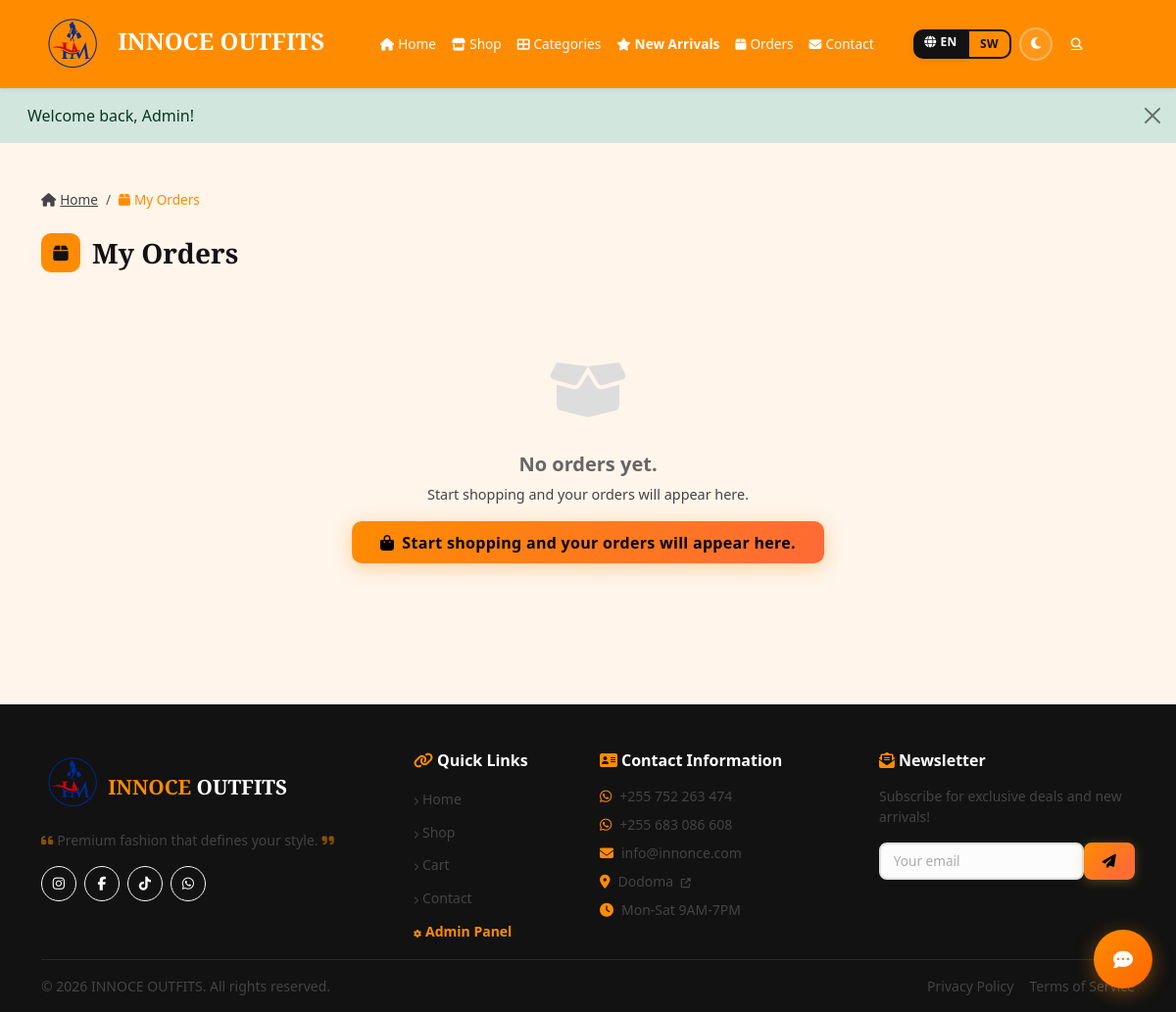
/account/orders.php (signed in), run on an earlier commit of the app's database.
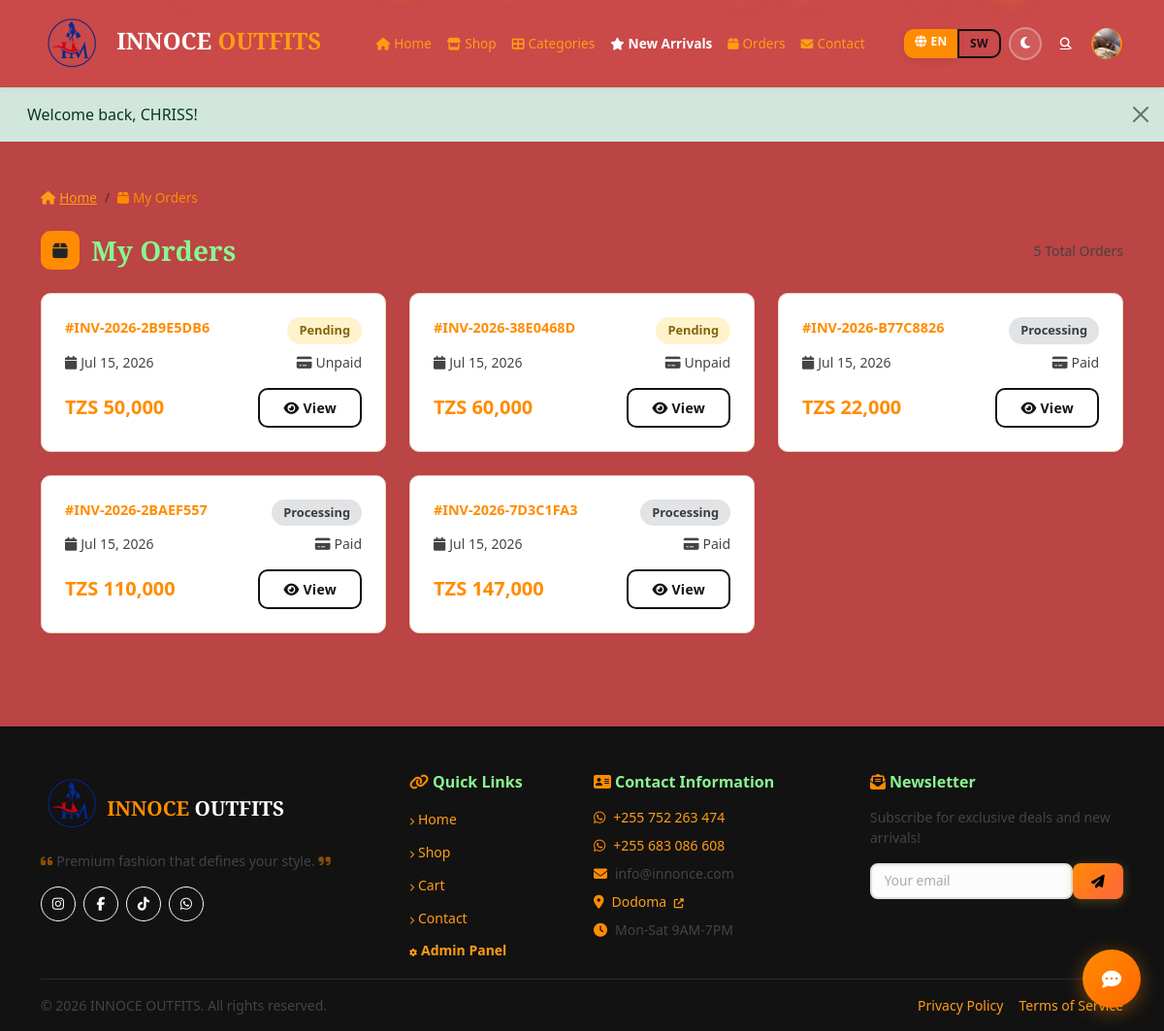
And on a later commit of the database.
### tables this page shows
CREATE TABLE `orders` (
  `id` int(11) NOT NULL AUTO_INCREMENT,
  `user_id` int(11) NOT NULL,
  `customer_name` varchar(255) DEFAULT NULL,
  `customer_phone` varchar(50) DEFAULT NULL,
  `order_number` varchar(50) NOT NULL,
  `status` enum('pending','confirmed','processing','packed','shipped','delivered','cancelled') DEFAULT 'pending',
  `subtotal` decimal(12,2) NOT NULL,
  `tax` decimal(12,2) DEFAULT 0.00,
  `shipping` decimal(12,2) DEFAULT 0.00,
  `delivery_method` enum('delivery','pickup') NOT NULL DEFAULT 'delivery',
  `worker_id` int(11) DEFAULT NULL,
  `discount` decimal(12,2) DEFAULT 0.00,
  `volume_discount` decimal(12,2) DEFAULT 0.00,
  `total` decimal(12,2) NOT NULL,
  `payment_method` varchar(50) DEFAULT NULL,
  `payment_status` enum('unpaid','paid','failed','refunded') DEFAULT 'unpaid',
  `currency` varchar(3) DEFAULT 'TZS',
  `shipping_address` longtext DEFAULT NULL CHECK (json_valid(`shipping_address`)),
  `latitude` decimal(10,8) DEFAULT NULL,
  `longitude` decimal(11,8) DEFAULT NULL,
  `billing_address` longtext DEFAULT NULL CHECK (json_valid(`billing_address`)),
  `notes` text DEFAULT NULL,
  `coupon_code` varchar(50) DEFAULT NULL,
  `coupon_discount` decimal(12,2) DEFAULT 0.00,
  `created_at` timestamp NOT NULL DEFAULT current_timestamp(),
  `updated_at` timestamp NOT NULL DEFAULT current_timestamp() ON UPDATE current_timestamp(),
  PRIMARY KEY (`id`),
  UNIQUE KEY `order_number` (`order_number`),
  KEY `user_id` (`user_id`),
  KEY `idx_worker` (`worker_id`),
  CONSTRAINT `orders_ibfk_1` FOREIGN KEY (`user_id`) REFERENCES `users` (`id`) ON DELETE CASCADE
);

### includes/functions.php (called while the page is built, shortened)
<?php
function isLoggedIn(): bool {
    return isset($_SESSION['user_id']);
}
function isAdmin(): bool {
    return isset($_SESSION['user_role']) && $_SESSION['user_role'] === 'admin';
}
function escape(?string $value): string {
    return htmlspecialchars($value ?? '', ENT_QUOTES, 'UTF-8');
}
function formatMoney(float $amount): string {
    return CURRENCY . ' ' . number_format($amount);
}
function currentLang(): string {
    return $_SESSION['lang'] ?? 'en';
}
function __(string $key): string {
    global $lang;
    $locale = currentLang();
    return $lang[$locale][$key] ?? $lang['en'][$key] ?? $key;
}

### account/orders.php (the view, shortened to what this page needs)
<?php
require_once __DIR__ . '/../config.php';
$userId = $_SESSION['user_id'];
    require_once __DIR__ . '/../includes/header.php'; ?>
    <?php
$stmt = $db->prepare("SELECT * FROM orders WHERE user_id = ? ORDER BY created_at DESC");
$stmt->execute([$userId]);
$orders = $stmt->fetchAll();
require_once __DIR__ . '/../includes/header.php';
?>
<div class="container py-5">
    <nav aria-label="breadcrumb" class="mb-4">
        <ol class="breadcrumb bg-transparent p-0 mb-0">
            <li class="breadcrumb-item"><a href="<?= SITE_URL ?>/index.php" class="text-muted"><i class="fas fa-home me-1"></i><?= __('home') ?></a></li>
            <li class="breadcrumb-item active text-gold" aria-current="page"><i class="fas fa-box me-1"></i><?= __('my_orders') ?></li>
        </ol>
    </nav>
    <div class="section-header mb-4">
        <div class="section-icon bg-gold"><i class="fas fa-box"></i></div>
        <h3 class="fw-700 mb-0" style="font-family: 'Playfair Display', serif;"><?= __('my_orders') ?></h3>
        <?php if ($orders): ?><span class="text-muted ms-auto small"><?= count($orders) ?> <?= __('total_orders') ?></span><?php endif; ?>
    </div>
    <?php if (!$orders): ?>
    <div class="empty-state py-5">
        <div class="empty-icon"><i class="fas fa-box-open"></i></div>
        <h5><?= __('no_orders') ?></h5>
        <p class="text-muted"><?= __('no_orders_desc') ?></p>
        <a href="../shop/index.php" class="btn btn-gold"><i class="fas fa-shopping-bag me-2"></i><?= __('start_shopping') ?></a>
    </div>
    <?php else: ?>
    <div class="row g-4">
        <?php foreach ($orders as $order): ?>
        <div class="col-md-6 col-lg-4">
            <div class="order-card p-4">
                <div class="d-flex justify-content-between align-items-start mb-2">
                    <span class="order-card-number">#<?= escape($order['order_number']) ?></span>
                    <span class="order-status order-status-<?= $order['status'] ?>"><?= ucfirst($order['status']) ?></span>
                </div>
                <div class="d-flex justify-content-between small text-muted mb-2">
                    <span><i class="fas fa-calendar me-1"></i><?= date('M d, Y', strtotime($order['created_at'])) ?></span>
                    <span><i class="fas fa-credit-card me-1"></i><?= ucfirst($order['payment_status']) ?></span>
                </div>
                <div class="d-flex justify-content-between align-items-center mt-3">
                    <span class="fw-700 fs-5 text-gold"><?= formatMoney($order['total']) ?></span>
                    <a href="orders.php?order=<?= escape($order['order_number']) ?>" class="btn btn-outline-dark-custom btn-sm"><i class="fas fa-eye me-1"></i><?= __('view') ?></a>
                </div>
            </div>
        </div>
        <?php endforeach; ?>
    </div>
    <?php endif; ?>
</div>
<?php require_once __DIR__ . '/../includes/footer.php'; ?>

### includes/header.php (shortened to what this page needs)
<!DOCTYPE html>
<html lang="en">
<head>
    <link href="https://cdn.jsdelivr.net/npm/bootstrap@5.3.3/dist/css/bootstrap.min.css" rel="stylesheet">
    <link rel="stylesheet" href="https://cdnjs.cloudflare.com/ajax/libs/font-awesome/6.5.1/css/all.min.css">
    <link rel="stylesheet" href="<?= SITE_URL ?>/assets/css/style.css?v=2.0">
</head>
<body>
<nav class="navbar navbar-expand-lg bg-white shadow-sm sticky-top">
    <div class="container">
        <a class="navbar-brand fw-bold" href="<?= SITE_URL ?>/index.php" style="font-family: 'Playfair Display', serif; font-size: 1.5rem;">
            <img src="<?= SITE_URL ?>/assets/images/logo.png" alt="INNOCE OUTFITS" style="height: 64px; width: 64px; border-radius: 50%; vertical-align: middle;">
            <span class="text-gold ms-2">INNOCE</span> OUTFITS
        </a>
        <div class="collapse navbar-collapse" id="navbarNav">
            <ul class="navbar-nav mx-auto">
                <li class="nav-item"><a class="nav-link" href="<?= SITE_URL ?>/index.php"><i class="fas fa-home me-1"></i><?= __('home') ?></a></li>
                <li class="nav-item"><a class="nav-link" href="<?= SITE_URL ?>/shop/index.php"><i class="fas fa-store me-1"></i><?= __('shop') ?></a></li>
                <li class="nav-item"><a class="nav-link" href="<?= SITE_URL ?>/shop/categories.php"><i class="fas fa-th-large me-1"></i><?= __('categories') ?></a></li>
                <li class="nav-item"><a class="nav-link text-gold fw-600" href="<?= SITE_URL ?>/shop/new-arrivals.php"><i class="fas fa-star me-1"></i><?= __('new_arrivals') ?></a></li>
                <?php if (isLoggedIn()): ?>
                <li class="nav-item"><a class="nav-link" href="<?= SITE_URL ?>/account/orders.php"><i class="fas fa-box me-1"></i><?= __('orders') ?></a></li>
                <?php endif; ?>
                <li class="nav-item"><a class="nav-link" href="<?= SITE_URL ?>/pages/contact.php"><i class="fas fa-envelope me-1"></i><?= __('contact') ?></a></li>
            </ul>
            <div class="d-flex align-items-center gap-2">
                <div class="btn-group btn-group-sm" role="group">
                    <a href="<?= SITE_URL ?>/actions/lang.php?lang=en" class="btn <?= currentLang() === 'en' ? 'btn-dark-custom' : 'btn-outline-dark-custom' ?>"><i class="fas fa-globe me-1"></i>EN</a>
                    <a href="<?= SITE_URL ?>/actions/lang.php?lang=sw" class="btn <?= currentLang() === 'sw' ? 'btn-dark-custom' : 'btn-outline-dark-custom' ?>">SW</a>
                </div>
                <button class="theme-toggle" id="themeToggle" title="Toggle dark/light mode" onclick="toggleTheme()">
                </button>
                <a href="<?= SITE_URL ?>/shop/search.php" class="btn btn-link text-dark p-1 nav-icon-link" title="<?= __('search') ?>"><i class="fas fa-search"></i></a>
                <?php if (isLoggedIn()):
                ?>
                <div class="dropdown d-inline-block">
                    <button class="btn btn-link text-dark p-0 nav-icon-link position-relative" data-bs-toggle="dropdown" title="<?= escape($_SESSION['user_name'] ?? '') ?>" style="text-decoration:none;">
                        <?php if (!empty($_SESSION['user_photo'])): ?>
                            <img src="<?= SITE_URL . '/' . $_SESSION['user_photo'] ?>" alt="" style="width:36px;height:36px;border-radius:50%;object-fit:cover;object-position:<?= escape($_SESSION['user_align'] ?? 'center') ?>;border:2px solid var(--gold);vertical-align:middle;">
                        <?php else: ?>
                            <i class="fas fa-user-circle" style="font-size:28px;color:var(--gold);vertical-align:middle;"></i>
                        <?php endif; ?>
                    </button>
                </div>
                <?php else: ?>
                <a href="<?= SITE_URL ?>/auth/login.php" class="btn btn-outline-dark-custom btn-sm"><i class="fas fa-sign-in-alt me-1"></i><?= __('login') ?></a>
                <a href="<?= SITE_URL ?>/auth/register.php" class="btn-gold-sm"><i class="fas fa-user-plus me-1"></i><?= __('register') ?></a>
                <?php endif; ?>
            </div>
        </div>
    </div>
</nav>
<main>
<?php if (isset($_SESSION['success'])): ?>
    <div class="alert alert-success alert-dismissible fade show border-0 mb-0 rounded-0">
        <div class="container"><?= escape($_SESSION['success']) ?>
        <button type="button" class="btn-close" data-bs-dismiss="alert"></button>
        </div>
    </div>
<?php unset($_SESSION['success']); endif; ?>

### includes/footer.php (shortened to what this page needs)
</main>
<footer class="bg-dark text-white pt-5 pb-3 mt-5" data-bs-theme="dark">
    <div class="container">
        <div class="row g-4">
            <div class="col-lg-4">
                <img src="<?= SITE_URL ?>/assets/images/logo.png" alt="INNOCE OUTFITS" style="height: 64px; width: 64px; border-radius: 50%; vertical-align: middle;" class="mb-3">
                <span class="fw-bold" style="font-family: 'Playfair Display', serif; font-size: 1.3rem;"><span class="text-gold">INNOCE</span> OUTFITS</span>
                <p class="text-muted small"><i class="fas fa-quote-left me-1 text-gold opacity-50"></i><?= __('footer_tagline') ?><i class="fas fa-quote-right ms-1 text-gold opacity-50"></i></p>
                <div class="d-flex gap-2 mt-3">
                    <a href="#" class="btn btn-outline-light btn-sm" style="width:36px;height:36px;border-radius:50%;padding:0;display:flex;align-items:center;justify-content:center;"><i class="fab fa-instagram"></i></a>
                    <a href="#" class="btn btn-outline-light btn-sm" style="width:36px;height:36px;border-radius:50%;padding:0;display:flex;align-items:center;justify-content:center;"><i class="fab fa-facebook-f"></i></a>
                    <a href="#" class="btn btn-outline-light btn-sm" style="width:36px;height:36px;border-radius:50%;padding:0;display:flex;align-items:center;justify-content:center;"><i class="fab fa-tiktok"></i></a>
                    <a href="https://wa.me/255752263474" target="_blank" class="btn btn-outline-light btn-sm" style="width:36px;height:36px;border-radius:50%;padding:0;display:flex;align-items:center;justify-content:center;"><i class="fab fa-whatsapp"></i></a>
                </div>
            </div>
            <div class="col-lg-2">
                <h6 class="fw-bold mb-3"><i class="fas fa-link me-1 text-gold"></i><?= __('quick_links') ?></h6>
                <div class="d-flex flex-column gap-2 small">
                    <a href="<?= SITE_URL ?>/index.php" class="text-muted text-decoration-none footer-link"><i class="fas fa-chevron-right me-1" style="font-size:8px;"></i><?= __('home') ?></a>
                    <a href="<?= SITE_URL ?>/shop/index.php" class="text-muted text-decoration-none footer-link"><i class="fas fa-chevron-right me-1" style="font-size:8px;"></i><?= __('shop') ?></a>
                    <a href="<?= SITE_URL ?>/shop/cart.php" class="text-muted text-decoration-none footer-link"><i class="fas fa-chevron-right me-1" style="font-size:8px;"></i><?= __('cart') ?></a>
                    <a href="<?= SITE_URL ?>/pages/contact.php" class="text-muted text-decoration-none footer-link"><i class="fas fa-chevron-right me-1" style="font-size:8px;"></i><?= __('contact') ?></a>
                    <?php if (isAdmin()): ?>
                    <a href="<?= SITE_URL ?>/admin/index.php" class="text-gold text-decoration-none footer-link fw-600"><i class="fas fa-cog me-1" style="font-size:8px;"></i><?= __('admin_panel') ?></a>
                    <?php endif; ?>
                </div>
            </div>
            <div class="col-lg-3">
                <h6 class="fw-bold mb-3"><i class="fas fa-address-card me-1 text-gold"></i><?= __('contact_info') ?></h6>
                <div class="d-flex flex-column gap-2 small text-muted">
                    <span><a href="https://wa.me/255752263474" target="_blank" class="text-muted text-decoration-none"><i class="fab fa-whatsapp me-2 text-gold"></i>+255 752 263 474</a></span>
                    <span><a href="https://wa.me/255683086608" target="_blank" class="text-muted text-decoration-none"><i class="fab fa-whatsapp me-2 text-gold"></i>+255 683 086 608</a></span>
                    <span><i class="fas fa-envelope me-2 text-gold"></i>info@innonce.com</span>
                    <span><a href="https://www.google.com/maps/dir//INNOCE+OUTFITS,+One+way,+Tenth+Rd,+Dodoma" target="_blank" class="text-muted text-decoration-none footer-link"><i class="fas fa-map-marker-alt me-2 text-gold"></i>Dodoma <i class="fas fa-external-link-alt ms-1" style="font-size:10px;"></i></a></span>
                    <span><i class="fas fa-clock me-2 text-gold"></i>Mon-Sat 9AM-7PM</span>
                </div>
            </div>
            <div class="col-lg-3">
                <h6 class="fw-bold mb-3"><i class="fas fa-envelope-open-text me-1 text-gold"></i><?= __('newsletter') ?></h6>
                <p class="small text-muted"><?= __('newsletter_desc') ?></p>
                <form action="<?= SITE_URL ?>/actions/newsletter.php" method="POST" class="d-flex">
                    <input type="email" name="email" class="form-control form-control-sm" placeholder="<?= __('newsletter_placeholder') ?>" required>
                    <button type="submit" class="btn-gold-sm" title="<?= __('subscribe') ?>"><i class="fas fa-paper-plane"></i></button>
                </form>
            </div>
        </div>
        <hr class="border-secondary my-3">
        <div class="d-flex justify-content-between align-items-center flex-wrap gap-2">
            <p class="text-muted small mb-0">&copy; <?= date('Y') ?> INNOCE OUTFITS. <?= __('all_rights') ?></p>
            <div class="d-flex gap-3 small">
                <a href="#" class="text-muted text-decoration-none"><?= __('privacy_policy') ?></a>
                <a href="#" class="text-muted text-decoration-none"><?= __('terms_of_service') ?></a>
            </div>
        </div>
    </div>
</footer>
<div id="innoceshow-btn" onclick="toggleChat()" style="position:fixed;bottom:24px;right:24px;z-index:9999;width:60px;height:60px;border-radius:50%;background:linear-gradient(135deg,#FF8C00,#FF6600);color:#fff;display:flex;align-items:center;justify-content:center;cursor:pointer;box-shadow:0 4px 20px rgba(255,140,0,0.4);transition:transform 0.2s" onmouseover="this.style.transform='scale(1.1)'" onmouseout="this.style.transform='scale(1)'">
    <i class="fas fa-comment-dots fa-lg"></i>
</div>
</body>
</html>

What changed in the data, as far as the page shows it:
added orders: order_number "INV-2026-2B9E5DB6", status "Pending", created_at "Jul 15, 2026", payment_status "Unpaid", total "TZS 50,000"
added orders: order_number "INV-2026-38E0468D", status "Pending", created_at "Jul 15, 2026", payment_status "Unpaid", total "TZS 60,000"
added orders: order_number "INV-2026-B77C8826", status "Processing", created_at "Jul 15, 2026", payment_status "Paid", total "TZS 22,000"
added orders: order_number "INV-2026-2BAEF557", status "Processing", created_at "Jul 15, 2026", payment_status "Paid", total "TZS 110,000"
added orders: order_number "INV-2026-7D3C1FA3", status "Processing", created_at "Jul 15, 2026", payment_status "Paid", total "TZS 147,000"
Also different on the page:
$_SESSION['success']: "Welcome back, Admin!" → "Welcome back, CHRISS!"
count($orders): (not shown) → "5"
__('total_orders'): (not shown) → "Total Orders"
__('no_orders'): "No orders yet." → (not shown)
__('no_orders_desc'): "Start shopping and your orders will appear here." → (not shown)
__('start_shopping'): "Start shopping and your orders will appear here." → (not shown)
